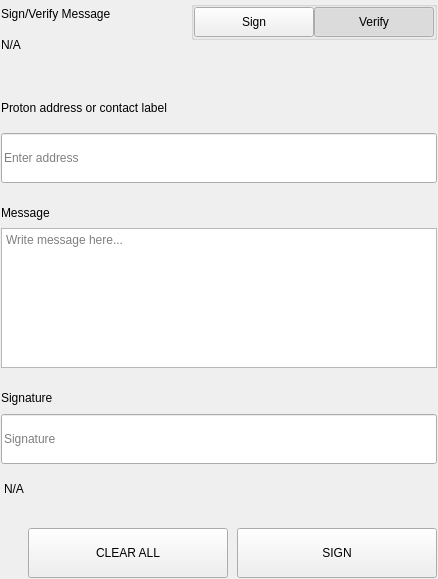
<?xml version="1.0" encoding="UTF-8"?>
<ui version="4.0">
 <class>SettingsSignMessageWidgets</class>
 <widget class="QWidget" name="SettingsSignMessageWidgets">
  <property name="geometry">
   <rect>
    <x>0</x>
    <y>0</y>
    <width>438</width>
    <height>579</height>
   </rect>
  </property>
  <property name="windowTitle">
   <string>Form</string>
  </property>
  <layout class="QVBoxLayout" name="verticalLayout">
   <property name="spacing">
    <number>0</number>
   </property>
   <property name="leftMargin">
    <number>0</number>
   </property>
   <property name="topMargin">
    <number>0</number>
   </property>
   <property name="rightMargin">
    <number>0</number>
   </property>
   <property name="bottomMargin">
    <number>0</number>
   </property>
   <item>
    <widget class="QWidget" name="left" native="true">
     <layout class="QVBoxLayout" name="verticalLayout_3">
      <property name="leftMargin">
       <number>0</number>
      </property>
      <property name="topMargin">
       <number>0</number>
      </property>
      <property name="rightMargin">
       <number>0</number>
      </property>
      <property name="bottomMargin">
       <number>0</number>
      </property>
      <item>
       <widget class="QWidget" name="container_sign" native="true">
        <layout class="QVBoxLayout" name="verticalLayout_2">
         <property name="spacing">
          <number>0</number>
         </property>
         <property name="leftMargin">
          <number>1</number>
         </property>
         <property name="topMargin">
          <number>1</number>
         </property>
         <property name="rightMargin">
          <number>1</number>
         </property>
         <property name="bottomMargin">
          <number>1</number>
         </property>
         <item>
          <layout class="QHBoxLayout" name="horizontalLayout_3" stretch="3,1">
           <property name="spacing">
            <number>40</number>
           </property>
           <item>
            <layout class="QVBoxLayout" name="verticalLayoutTitle">
             <property name="spacing">
              <number>5</number>
             </property>
             <item>
              <widget class="QLabel" name="labelTitle">
               <property name="text">
                <string>Sign/Verify Message</string>
               </property>
              </widget>
             </item>
             <item>
              <widget class="QLabel" name="labelSubtitle1">
               <property name="text">
                <string notr="true">N/A</string>
               </property>
               <property name="wordWrap">
                <bool>true</bool>
               </property>
              </widget>
             </item>
            </layout>
           </item>
           <item alignment="Qt::AlignRight|Qt::AlignTop">
            <widget class="QWidget" name="containerSwitch" native="true">
             <property name="styleSheet">
              <string notr="true">#containerSwitch{
	padding-top:9px;
}</string>
             </property>
             <layout class="QVBoxLayout" name="verticalLayout_6">
              <property name="spacing">
               <number>4</number>
              </property>
              <property name="leftMargin">
               <number>0</number>
              </property>
              <property name="topMargin">
               <number>0</number>
              </property>
              <property name="rightMargin">
               <number>0</number>
              </property>
              <property name="bottomMargin">
               <number>0</number>
              </property>
              <item alignment="Qt::AlignRight">
               <widget class="QGroupBox" name="groupBox">
                <property name="sizePolicy">
                 <sizepolicy hsizetype="Fixed" vsizetype="Preferred">
                  <horstretch>0</horstretch>
                  <verstretch>0</verstretch>
                 </sizepolicy>
                </property>
                <property name="title">
                 <string/>
                </property>
                <property name="alignment">
                 <set>Qt::AlignRight|Qt::AlignTop|Qt::AlignTrailing</set>
                </property>
                <layout class="QHBoxLayout" name="horizontalLayout_4">
                 <property name="spacing">
                  <number>0</number>
                 </property>
                 <property name="leftMargin">
                  <number>0</number>
                 </property>
                 <property name="topMargin">
                  <number>0</number>
                 </property>
                 <property name="rightMargin">
                  <number>0</number>
                 </property>
                 <property name="bottomMargin">
                  <number>0</number>
                 </property>
                 <item>
                  <widget class="QPushButton" name="pushSign">
                   <property name="minimumSize">
                    <size>
                     <width>120</width>
                     <height>30</height>
                    </size>
                   </property>
                   <property name="maximumSize">
                    <size>
                     <width>120</width>
                     <height>30</height>
                    </size>
                   </property>
                   <property name="focusPolicy">
                    <enum>Qt::NoFocus</enum>
                   </property>
                   <property name="text">
                    <string>Sign</string>
                   </property>
                   <property name="checkable">
                    <bool>true</bool>
                   </property>
                   <property name="autoExclusive">
                    <bool>true</bool>
                   </property>
                  </widget>
                 </item>
                 <item>
                  <widget class="QPushButton" name="pushVerify">
                   <property name="minimumSize">
                    <size>
                     <width>120</width>
                     <height>30</height>
                    </size>
                   </property>
                   <property name="maximumSize">
                    <size>
                     <width>120</width>
                     <height>30</height>
                    </size>
                   </property>
                   <property name="focusPolicy">
                    <enum>Qt::NoFocus</enum>
                   </property>
                   <property name="text">
                    <string>Verify</string>
                   </property>
                   <property name="checkable">
                    <bool>true</bool>
                   </property>
                   <property name="checked">
                    <bool>true</bool>
                   </property>
                   <property name="autoExclusive">
                    <bool>true</bool>
                   </property>
                  </widget>
                 </item>
                </layout>
               </widget>
              </item>
              <item alignment="Qt::AlignHCenter|Qt::AlignTop">
               <widget class="QLabel" name="labelSubtitleSwitch">
                <property name="text">
                 <string/>
                </property>
                <property name="alignment">
                 <set>Qt::AlignRight|Qt::AlignTrailing|Qt::AlignVCenter</set>
                </property>
               </widget>
              </item>
             </layout>
            </widget>
           </item>
          </layout>
         </item>
         <item>
          <spacer name="verticalSpacer_2">
           <property name="orientation">
            <enum>Qt::Vertical</enum>
           </property>
           <property name="sizeType">
            <enum>QSizePolicy::Fixed</enum>
           </property>
           <property name="sizeHint" stdset="0">
            <size>
             <width>20</width>
             <height>40</height>
            </size>
           </property>
          </spacer>
         </item>
         <item>
          <widget class="QWidget" name="containerAddress" native="true">
           <property name="sizePolicy">
            <sizepolicy hsizetype="Preferred" vsizetype="Fixed">
             <horstretch>0</horstretch>
             <verstretch>0</verstretch>
            </sizepolicy>
           </property>
           <layout class="QVBoxLayout" name="verticalLayout_5" stretch="0,0">
            <property name="spacing">
             <number>15</number>
            </property>
            <property name="leftMargin">
             <number>0</number>
            </property>
            <property name="topMargin">
             <number>0</number>
            </property>
            <property name="rightMargin">
             <number>0</number>
            </property>
            <property name="bottomMargin">
             <number>0</number>
            </property>
            <item>
             <widget class="QLabel" name="labelSubtitleAddress">
              <property name="minimumSize">
               <size>
                <width>0</width>
                <height>20</height>
               </size>
              </property>
              <property name="maximumSize">
               <size>
                <width>16777215</width>
                <height>20</height>
               </size>
              </property>
              <property name="text">
               <string>Proton address or contact label</string>
              </property>
             </widget>
            </item>
            <item>
             <widget class="QLineEdit" name="addressIn_SM">
              <property name="minimumSize">
               <size>
                <width>0</width>
                <height>50</height>
               </size>
              </property>
              <property name="maximumSize">
               <size>
                <width>16777215</width>
                <height>50</height>
               </size>
              </property>
              <property name="placeholderText">
               <string>Enter address</string>
              </property>
             </widget>
            </item>
           </layout>
          </widget>
         </item>
         <item>
          <spacer name="verticalSpacer_3">
           <property name="orientation">
            <enum>Qt::Vertical</enum>
           </property>
           <property name="sizeType">
            <enum>QSizePolicy::Fixed</enum>
           </property>
           <property name="sizeHint" stdset="0">
            <size>
             <width>20</width>
             <height>20</height>
            </size>
           </property>
          </spacer>
         </item>
         <item>
          <layout class="QVBoxLayout" name="verticalLayout_9">
           <property name="spacing">
            <number>5</number>
           </property>
           <item>
            <widget class="QLabel" name="labelSubtitleMessage">
             <property name="minimumSize">
              <size>
               <width>0</width>
               <height>20</height>
              </size>
             </property>
             <property name="maximumSize">
              <size>
               <width>16777215</width>
               <height>20</height>
              </size>
             </property>
             <property name="text">
              <string>Message</string>
             </property>
            </widget>
           </item>
           <item>
            <widget class="QPlainTextEdit" name="messageIn_SM">
             <property name="minimumSize">
              <size>
               <width>0</width>
               <height>140</height>
              </size>
             </property>
             <property name="maximumSize">
              <size>
               <width>16777215</width>
               <height>140</height>
              </size>
             </property>
             <property name="placeholderText">
              <string>Write message here...</string>
             </property>
            </widget>
           </item>
          </layout>
         </item>
         <item>
          <spacer name="verticalSpacer_4">
           <property name="orientation">
            <enum>Qt::Vertical</enum>
           </property>
           <property name="sizeType">
            <enum>QSizePolicy::Fixed</enum>
           </property>
           <property name="sizeHint" stdset="0">
            <size>
             <width>20</width>
             <height>20</height>
            </size>
           </property>
          </spacer>
         </item>
         <item>
          <widget class="QWidget" name="widget" native="true">
           <property name="minimumSize">
            <size>
             <width>0</width>
             <height>75</height>
            </size>
           </property>
           <property name="maximumSize">
            <size>
             <width>16777215</width>
             <height>16777215</height>
            </size>
           </property>
           <layout class="QVBoxLayout" name="verticalLayout_4">
            <property name="leftMargin">
             <number>0</number>
            </property>
            <property name="topMargin">
             <number>0</number>
            </property>
            <property name="rightMargin">
             <number>0</number>
            </property>
            <property name="bottomMargin">
             <number>0</number>
            </property>
            <item>
             <widget class="QLabel" name="labelSubtitleSignature">
              <property name="minimumSize">
               <size>
                <width>0</width>
                <height>20</height>
               </size>
              </property>
              <property name="maximumSize">
               <size>
                <width>16777215</width>
                <height>20</height>
               </size>
              </property>
              <property name="text">
               <string>Signature</string>
              </property>
             </widget>
            </item>
            <item>
             <widget class="QLineEdit" name="signatureOut_SM">
              <property name="minimumSize">
               <size>
                <width>0</width>
                <height>50</height>
               </size>
              </property>
              <property name="placeholderText">
               <string>Signature</string>
              </property>
             </widget>
            </item>
           </layout>
          </widget>
         </item>
         <item>
          <widget class="QLabel" name="statusLabel_SM">
           <property name="styleSheet">
            <string notr="true">padding-top:5px;</string>
           </property>
           <property name="text">
            <string notr="true">N/A</string>
           </property>
          </widget>
         </item>
         <item>
          <spacer name="verticalSpacer">
           <property name="orientation">
            <enum>Qt::Vertical</enum>
           </property>
           <property name="sizeType">
            <enum>QSizePolicy::Fixed</enum>
           </property>
           <property name="sizeHint" stdset="0">
            <size>
             <width>20</width>
             <height>20</height>
            </size>
           </property>
          </spacer>
         </item>
         <item>
          <layout class="QHBoxLayout" name="horizontalLayout_7">
           <property name="spacing">
            <number>9</number>
           </property>
           <item>
            <spacer name="horizontalSpacer_5">
             <property name="orientation">
              <enum>Qt::Horizontal</enum>
             </property>
             <property name="sizeType">
              <enum>QSizePolicy::Expanding</enum>
             </property>
             <property name="sizeHint" stdset="0">
              <size>
               <width>40</width>
               <height>20</height>
              </size>
             </property>
            </spacer>
           </item>
           <item>
            <widget class="QPushButton" name="pushButtonClear">
             <property name="minimumSize">
              <size>
               <width>200</width>
               <height>50</height>
              </size>
             </property>
             <property name="focusPolicy">
              <enum>Qt::NoFocus</enum>
             </property>
             <property name="text">
              <string>CLEAR ALL</string>
             </property>
            </widget>
           </item>
           <item>
            <widget class="QPushButton" name="pushButtonSave">
             <property name="minimumSize">
              <size>
               <width>200</width>
               <height>50</height>
              </size>
             </property>
             <property name="maximumSize">
              <size>
               <width>200</width>
               <height>50</height>
              </size>
             </property>
             <property name="focusPolicy">
              <enum>Qt::NoFocus</enum>
             </property>
             <property name="text">
              <string>SIGN</string>
             </property>
            </widget>
           </item>
          </layout>
         </item>
        </layout>
       </widget>
      </item>
     </layout>
    </widget>
   </item>
  </layout>
 </widget>
 <resources/>
 <connections/>
</ui>
